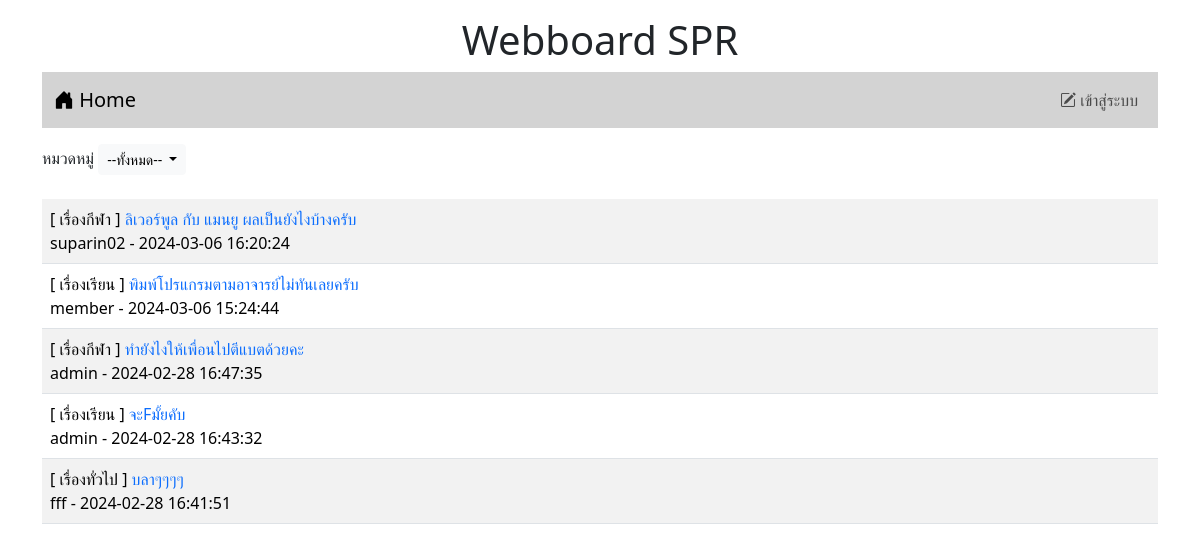
Before: / with the older database file.
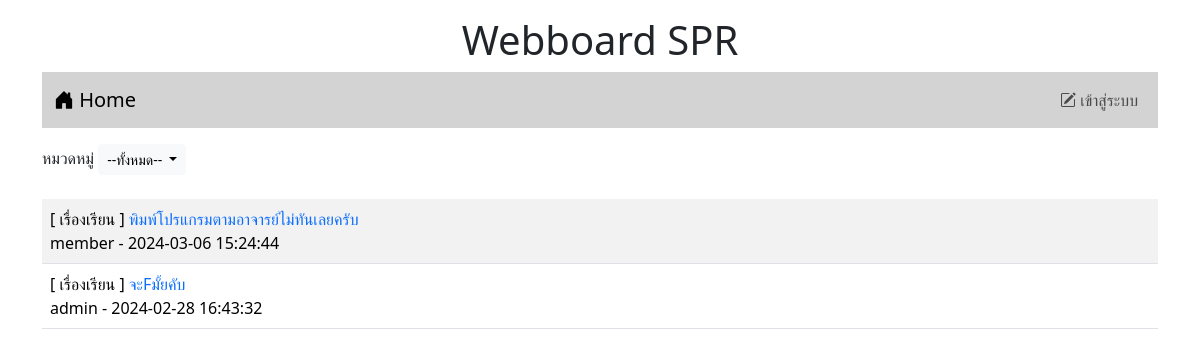
After: the same page with the newer database file.
### tables this page shows
CREATE TABLE `post` (
  `id` int(11) NOT NULL,
  `title` varchar(128) NOT NULL,
  `content` varchar(2048) NOT NULL,
  `post_date` datetime NOT NULL,
  `cat_id` int(11) NOT NULL,
  `user_id` int(11) NOT NULL
);

CREATE TABLE `category` (
  `id` int(11) NOT NULL,
  `name` varchar(32) NOT NULL
);

CREATE TABLE `user` (
  `id` int(11) NOT NULL,
  `login` varchar(32) NOT NULL,
  `password` varchar(64) NOT NULL,
  `name` varchar(64) NOT NULL,
  `gender` char(1) NOT NULL,
  `email` varchar(32) NOT NULL,
  `role` char(1) NOT NULL
);

### index.php (the view, shortened to what this page needs)
<!DOCTYPE html>
<html lang="en">
<head>
    <link rel="stylesheet" href="bootstrap-5.3.2-dist/css/bootstrap.min.css">
    <link rel="stylesheet" href="https://cdn.jsdelivr.net/npm/bootstrap-icons@1.11.3/font/bootstrap-icons.min.css">
</head>
<body>
    <div class="container-lg">
    <h1 style="text-align: center;" class="mt-3">Webboard SPR</h1>
    <?php include"nav.php" ?>
    <div class="mt-3 d-flex justify-content-between">
        <div>
            <label>หมวดหมู่</label>
            <span class="dropdown">
                <button class="btn btn-light btn-sm dropdown-toggle" type="button" data-bs-toggle="dropdown" aria-expanded="false">
                    --ทั้งหมด--
                </button>
            </span>
        </div>
    </div>
    <table class="table table-striped mt-4">
        <?php
            $conn=new PDO("mysql:host=localhost;dbname=webboard;charset=utf8","root","");
            $sql="SELECT t3.name,t1.title,t1.id,t2.login,t1.post_date FROM post as t1
            INNER JOIN user as t2 ON (t1.user_id = t2.id)
            INNER JOIN category as t3 ON (t1.cat_id = t3.id) ORDER BY t1.post_date DESC";
            $result=$conn->query($sql);
            while($row = $result->fetch()){
                echo "<tr><td class = 'd-flex justify-content-between'>
                <div>[ $row[0] ] <a href=post.php?id=$row[2]
                style=text-decoration:none>$row[1]</a><br>$row[3] - $row[4]</div>";
                echo "</td></tr>";
            }
        ?>
    </table>
    </div>
</body>
</html>

### nav.php (shortened to what this page needs)
<nav class="navbar navbar-expand-lg" style="background-color: #d3d3d3;">
        <div class="container-fluid">
            <a class="navbar-brand" href="index.php"><i class="bi bi-house-door-fill"></i> Home</a>
            <ul class="navbar-nav">
                <?php if(!isset($_SESSION['id'])){ ?>
                <li class="nav-item">
                    <a class="nav-link" aria-current="page" href="login.php"><i class="bi bi-pencil-square"></i> เข้าสู่ระบบ</a>
                </li>
                <?php } ?>
            </ul>
        </div>
    </nav>

Changed rows visible on the page:
removed post: category.name "เรื่องกีฬา", title "ลิเวอร์พูล กับ แมนยู ผลเป็นยังไงบ้างครับ", user.login "suparin02", post_date "2024-03-06 16:20:24"
removed post: category.name "เรื่องกีฬา", title "ทำยังไงให้เพื่อนไปตีแบตด้วยคะ", user.login "admin", post_date "2024-02-28 16:47:35"
removed post: category.name "เรื่องทั่วไป", title "บลาๆๆๆๆ", user.login "fff", post_date "2024-02-28 16:41:51"
